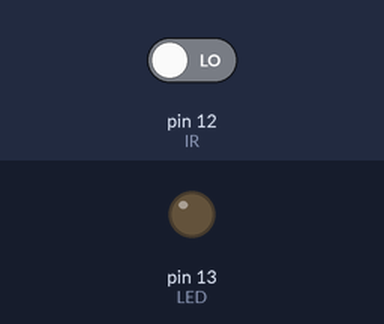
Bench run of a sketch on a simulated Arduino Uno, built with avr-gcc and run on an emulated ATmega328P. Shown: output pins drawn as LEDs (lit = HIGH). The test bench sets the inputs (shaded band); at power-on: pin 12 (IR) LOW.

Above: at 1.2 s.
1.3 s: pin 12 (IR) driven HIGH
At 1.6 s:
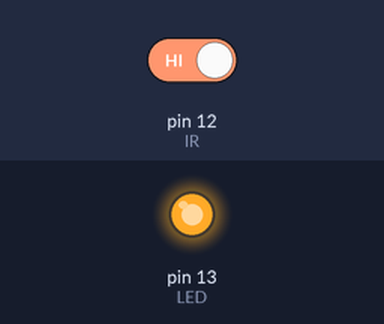
2.8 s: pin 12 (IR) driven LOW
At 4.0 s:
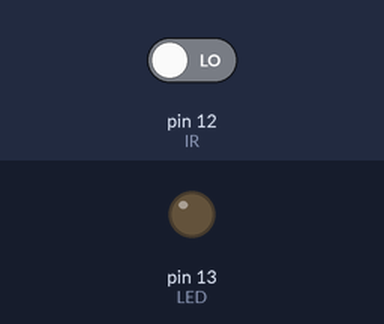
Timing chart, 0 to 5.8 s (numbered marks = the images above; inputs shaded):
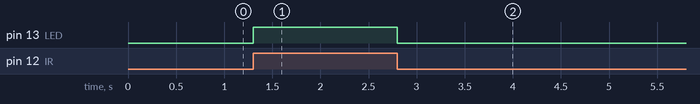

The sketch:

ArduinoIRSensorwithLed1_.ino
```cpp
const int LED=13;
const int IR=12;
unsigned int sensor_state=0;
void setup()
{
  pinMode(LED,OUTPUT);
  pinMode(IR,INPUT);
}
void loop()
{
  sensor_state=digitalRead(IR);
   if(sensor_state==HIGH)
   {
    digitalWrite(LED,HIGH);
   }
   else
   {
    digitalWrite(LED,LOW);
   }
}
```

Measured:
- after the input at 1.3 s, pin 13 (LED): LOW → HIGH at once
- after the input at 2.8 s, pin 13 (LED): HIGH → LOW at once
